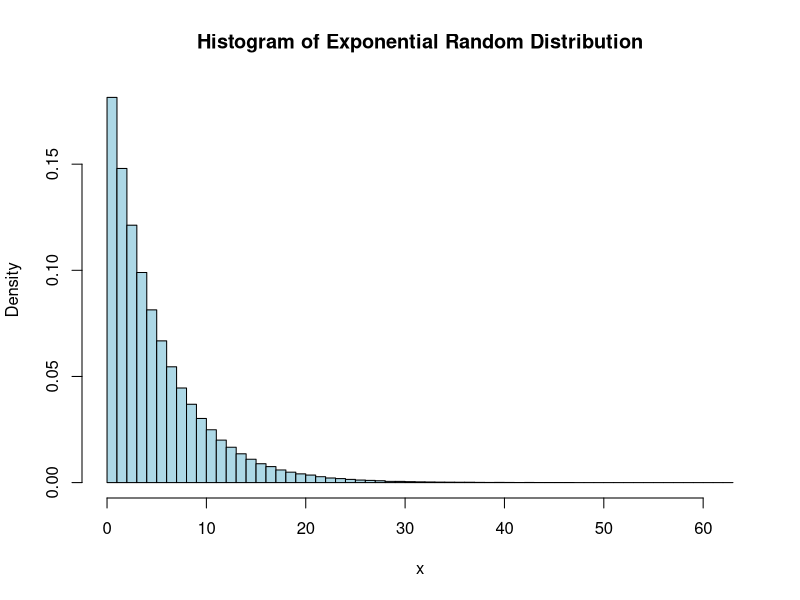
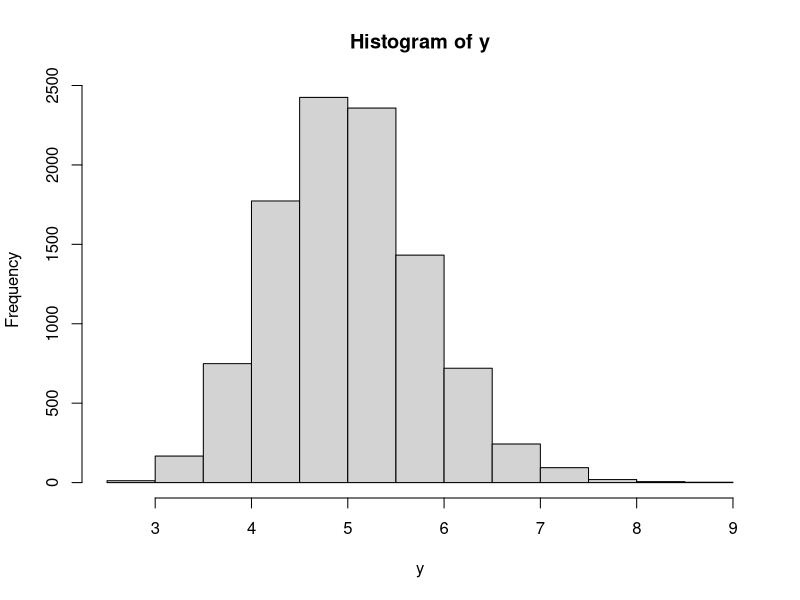

The R source for these figures, in order:
# Code for final project
# Part 1 - exponential distribution/CLT

# Generating random samples
set.seed(123456)

# Total number of random samples
nsim <- 10000
# Number of observation per sample
obs <- 40
# Lambda parameter for distribution
lbd = 0.2
x <- matrix(rexp(nsim*obs, lbd), ncol=obs)

# Exploratory analysis od sample

# Exp. distribution:
# lambda = .2
# mean: 1/lambda = 5
# sd: 1/lambda = 5

mean(x)
sd(x)

hist(x, col="lightblue", freq=F, main="Histogram of Exponential Random Distribution", breaks=60)

# Calculate mean for each sample
y <- apply(x, 1, mean)
hist(y)
mean(y)
sd(y)

